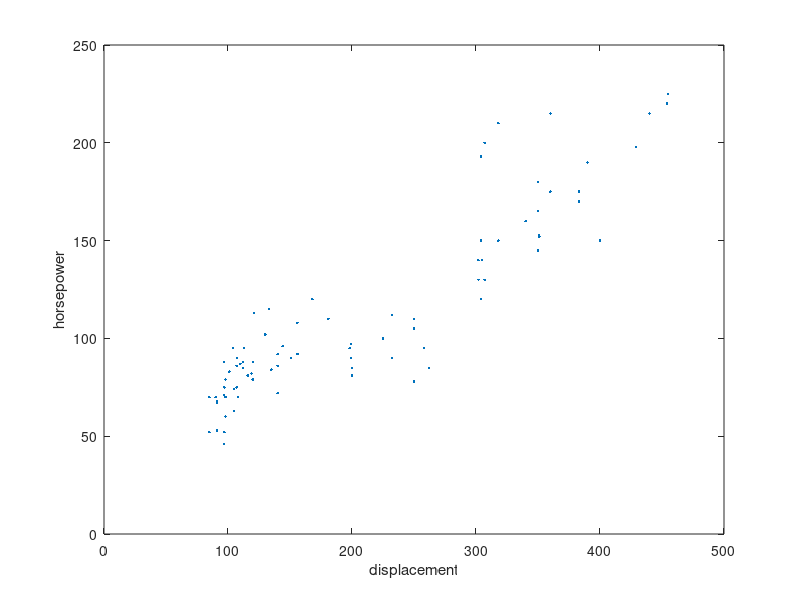

The MATLAB script that drew this image: (Note: this script raises an error after producing the figure.)
%% How to build a linear model
% linstats package provides a uniform mechanism for building any supported
% linear model. Once built the same model can be analyzed in many ways
% including least-squares regression, fit and lack-of-fit statistics,
% ANOVA (or ANACOVA), MANOVA (or MANACOVA)
% This tutorial will use several examples to show how to build different
% types of models.

%% Goals
% This is an introduction of how to build a model using linstats.
% It will describe how to use models with various types of predictor
% variables, such as continuous or categorical. It will explain how
% categorical variables are encoded and how to interpret the constructed
% model.
% Functions that work with the model will be illustrated as needed, 
% but will also be explained in more detail elsewhere.


%% Continuous predictor variable
%  say we want to construct a model where
%       y = beta(1) + beta(2)*x + e
%  where beta are unknown constants and x is a predictor variable
%  and e is an independent error term. 
%  In this context we may want to estimate the coefficients based on a set
%  of data. beta(1) is the overall mean response at x=0. and beta(2) is the
%  incremental increase in y as x increases by 1. 

%  In the carsmall example we want to learn something about
%  relationship between engine size and horsepower in cars currently on the
%  market. We let y be the horsepower and x be the displacement. A
%  plot would look like this

load carsmall
plot(Displacement, Horsepower,'.');
xlabel('displacement');
ylabel('horsepower');


%% Using encode for continuous variables
%  encode is the main function to build a linear model. The api is
%  straightforward enough, but a few conventions need to be known. They
%  will be explained as they are encountered throughout this tutorial

% Build a model containing a continuous variable
%   Horsepower = Beta(1) + Beta(2)*Displacement + e

glm = encode( Horsepower, 0, 1, Displacement );
% the first argument to encode is the response variable. It may
%      contain nans.
% the second argument indicates whattype of predictor variables are the
%      model. If it is empty encode will do its best to
%      figure out the type of variable by calling the function isdiscrete.
%      Above we used the code 0 to mean that the predictor is
%      continuous and it should be used as is. Other possible values are
%      discussed below
% the third argument specifies the model, that is, how the predictor
%      variables are combined. In this simple example we use the scalar
%      value 1 to mean 1st degree (no-interactions). More complex uses of
%      model are discussed below
% The output of encode is a complete model specification stored as a
% structure that I usually call glm. The fields of this structure will be
% explained as needed. The main thing that encode does in this case is
% build a model containing an coefficient for the intercept and the slope. 
% At this point we may want to estimate the coefficients. 

ls = solve( glm );
% ls is a structure that contains the least-squares estimates of each
% coefficient, plus other values that aren't needed right now

% draw the reference line
plot(Displacement, Horsepower,'.');
xlabel('displacement');
ylabel('horsepower');
h = refline( ls.beta(2), ls.beta(1) );
set(h,'color', 'k', 'linestyle', '-.');

% show the model illustrating the relationship of Displacment to the
% expected value of horsepower
text( 75,200, ...
    sprintf( '$\\hat{y}_i = %2.2f + %2.2fx_i$', ...
    ls.beta(1),ls.beta(2)), 'interpreter', 'latex', 'fontsize', 14 );


%% Using encode for categorical variables
%  A categorical variable is one that takes on discrete values. For
%  example, Color of Eyes might be treated as categorical variable, taking
%  on the levels Blue, Green, Gray. The function encode can be used to
%  build models that have categorical variables. I will use part of the
%  carsmall dataset to illustrate how categorical variables are encoded. In
%  the model I will develop, Country of Origin will be a factor and I will
%  determine whether there is a relationship between this variable and MPG.
%  Initially Country of Origin takes on the following levels
%     'France'
%     'Germany'
%     'Italy'
%     'Japan'
%     'Sweden'
%     'USA'
%  I will limit the data to France, Sweden and Italy to explain the concept
%  of encoding, but the principals work with any number of factor levels
load carsmall;                  % load the data
i = ismember( Origin, {'France', 'Sweden', 'Italy'} );  % find data
origin = Origin(i,:);       % limit origins
mpg    = MPG(i);            % limit responses
plot_table( crosstab2( origin ) );


%% overdetermined encoding of categorical variables
%  There are many ways to encode categorical variables. In the following
%  examples, I will show three ways that are supported by encode. I will
%  also explain the advantages of each form of encoding. The so-called
%  overdetermined form of encoding is the easiest to understand, so I will
%  start with it. I use this form whenever I am interested in estimating or
%  comparing the response of separate factor levels. It is also appropriate
%  for ANOVA models and is supported throughout the linstats package.

newplot
axis([0 1 0 1]);
set(gca,'xtick', [],'ytick',[]);
title( 'overdetermined encoding of categorical variables');

glm = encode( mpg, 3, 1, origin );
% Encoding categorical variables is similar to encoding continuous
% variable. The only differences is that the second argument is 3, which
% tells encode to use the the overdetermined form of encoding. In
% overdetermined form an indicator variable is created for each level of
% the categorical variable. In this example, the variable Origin has 3
% levels (Sweden, Germany and Italy) so three indicator variables are
% created. This adds three terms to a model that also has an intercept
% term.
% An indicator value takes on the values 1 or 0 in this style of encoding
% and can be thought of as a boolean switch for each observation. If the
% ith observation is from the jth level then X(i,j) is 1 otherwise it is
% zero. 
% The full equation is as shown with the name of each term above The
% predictor variables, X1..X4, take on the values of 0 or 1 and they act as
% a switch. For a given car exactly one of the Xs is equal to 1 and the
% remaining Xs are equal to zero.
newplot;
axis([0 1 0 1]);
text(0.05,.97, 'MPG  Intercept   France  Sweden   Italy   Error' );
line( [0.05 .7],  [.94 .94], 'linestyle', '-','color','k' );
text(0.05,.9, 'y_i =      \beta_1*X_i_1  +  \beta_2*X_i_2 + \beta_3*X_i_3 + \beta_4*X_i_4 + \epsilon_i' );
set(gca,'xtick',[],'ytick',[]);
h(1) = text(0.05,.8, '   i = 1..m car models examined');
h(2) = text(0.05,.7, '   X_i_1 = 1');
h(3) = text(0.05,.6, '   X_i_2 = 1 if y_i is from France, otherwise 0');
h(4) = text(0.05,.5, '   X_i_3 = 1 if y_i is from Sweden, otherwise 0');
h(5) = text(0.05,.4, '   X_i_4 = 1 if y_i is from Italy,  otherwise 0');

%% model design
% the model is encoded in a matrix called the design matrix, and is stored
% in glm.dmat. It is small enough to write out all the equations.
% The equation takes on the following form in matrix notation
% y = glm.dmat*beta + error
delete(h);
title('complete set of equations')
h = text(0.05,.6, sprintf('%d =     \\beta_1*%d   +   \\beta_2*%d   + \\beta_3*%d   + \\beta_4*%d   + \\epsilon_{%2d}\n',[glm.y glm.dmat (1:6)']'));

%% solving an overdetermined model
% Solving the equations for an overdetermined model uniquely is not
% possible. To create a unique solution that is meaningful, we apply a
% constraint so that the coefficients for each factor sum to 0. In this
% case these are beta(2)...beta(4). The interpretation of the solution is
% then easy. The first term is the grand mean and each of the other
% coefficients are are offsets from it. 
delete(h);
title('equations in matrix form');
h     = text( 0.05, .83, 'y = X*\beta' );
h(2)  = text( 0.05, .76, 'we need to solve for \beta' );


%% Singularity Warnings
% You may get warnings that a matrix is singular to working precision. This
% does not necessarily mean that answers are incorrect. It does mean that
% there is more than one solution, and whether this influences the answers
% you are interested in is a different question. having more than one
% possible least-squares solution means that the best-fit can be achieved
% with infinite number of coefficients. However, the predicted response is
% the same in all cases, so statistical inferences that are based
% on sums of the squared residuals aren't expected to change. Linstats is
% designed so that it will return answers where it can, otherwise it will
% return non-finite numbers. Whenever a singularity is encounter a warning
% is issued to let you know there maybe problems, particularly with the
% parameter estimates. 
%
% If you solve an overdetermined system of equations without
% the constraints matrix. This will produce a singularity warning. you can
% inspect the system and see why by calling issingular; The table reveals
% that without the constraints. the design matrix column for italy (the
% variable is called origin=Italy) is a combination of the other columns of
% the desgin matrix. Namely, Italy = intercept - France - Sweden.

figure('pos', [554 590 715 361]);
glm = encode( mpg, 3, 1, origin );
glm.cmat = [];   % remove constraint to cause singularity
[singular, b, c0, txt] = issingular( glm ); % find singularity
plot_table( {'singularity details'}, txt );



%% Constraints matrix
% The structure returned by encode contains a constraints matrix. A
% constraints matrix restrict the possible solutions so that certain
% coefficients sum to 0. Each row of the constraints matrix confines one
% group of coefficients. The column of the matrix refers to one of the
% coefficients in the model. In our example the constraints matrix, shown
% in the figure as cmat has four columns. One for the intercept, and one
% for each country of origin. The first value in cmat is zero meaning the
% first coefficient in the model can take on any value. The remaining
% values in the constraint are 1, indicating that the coefficients for the
% corresponding positions must sum to 0.
% To solve WITH a constraints matrix you can do either
%       solve(glm.dmat, glm.y, glm.cmat)   OR equivalently
%       solve(glm);                     % recommended, uses glm.cmat if it is present
% In either case a unique solution is found. You can see that the
% constraint was observed. 
%       beta(2)+beta(3)+beta(4) = 0;
% You can add any number of constraints if you wish
newplot
glm = encode( mpg, 3, 1, origin );
glm.ls = solve(glm);
h(2) = text( 0.2,.76, 'with the following constraints ');
h(3) = text( 0.10,.68,'$\sum_{j=2}^{4} \beta_{j} = 0$', 'interpreter', 'latex' );
h(4) = text( 0.05,.6, 'cmat = [0             1           1           1]' );
h(5) = text( 0.05,.5, 'solution' );
h(5) = text( 0.1,.3, sprintf('\\beta_%d = %2.2f\n', [(1:4)' glm.ls.beta]' ) );

% If you are interested in the average value of each level, which is
% sometimes called the marginal mean, because it takes into account other
% factors in the model, you can use lsestimates
m = lsestimates(glm);
h(3) = text( 0.1,.1, sprintf('France = %2.2f\nSweden = %2.2f\nItaly = %2.2f', m.beta(2:end)));


%% building a full rank (nominal) model
% Another way to encode categorical variables is a method that SAS/JMP
% calls nominal. I will illustrate it with using three variables in the
% model.  This form is appropriate to use when using an ANOVA model, and
% when you need a full-rank design matrix (e.g. regstats requires this).
% This form of encoding results in a smaller design matrix and may be
% somewhat faster for models with a very large number of factor levels. 
newplot
load carsmall;                  % load the data
i = ismember( Origin, {'Sweden', 'France', 'Italy'} );  % limit to three countries
origin = Origin(i,:);
mpg    = MPG(i);
glm = encode( mpg, 1, [], origin );
% the only difference between this and the overdetermined example is that
% the second argument is 1. This tells encode to treat the Origin as
% a categorical variable and specifically chooses the nominal form
% of encoding.
% In nomimal encoding, indicator variable are created for one less than
% the number of levels of the categorical variable. In this example, the
% variable origin has 3 levels (Sweden, France and Italy) so two indicator
% variables are created. This adds two terms to the model that also includes
% an intercept term.
% The full equation is as shown
% The variables X(1),X(2) take on the values of -1, 0 or 1 and when
% multiplied by the associated coefficients and added together the add
% up to the mean reponse for that factor level
% one fact that may not be obvious is that the encoding used here is a null
% space of the contraints matrix from the overdetermined form. Above the
% constraints matrix was [1 1 1] for the 3 levels of the only variable
% (origin). To see this multiple the constraints matrix times the encoding
% scheme matrix
%           [ 1 1 1] * [ -1 -1; 
%                         1  0; 
%                         0  1]  = 0;
% In fact, when solving an overdetermined form produced by encode, the
% design matrix in glm.dmat is multiplied by the null space of the
% constraints matrix, which in effect, produces a unique design matrix
% similar to that produced by the nominal encoding
                          
newplot;
axis([0 1 0 1]);
text(0.05,.97, 'MPG    Intercept    France/-Italy   Sweden/-Italy     Error' );
line( [0.05 .7],  [.94 .94], 'linestyle', '-','color','k' );
text(0.05,.9, 'y_i =      \beta_1*X_i_1    +    \beta_2*X_i_2 +    \beta_3*X_i_3   +    \epsilon_i' );
set(gca,'xtick',[],'ytick',[]);
h(1) = text(0.05,.8, '   i = 1..m car models examined');
h(2) = text(0.05,.73, '   X_i_1 = 1');
h(3) = text(0.05,.66, '   X_i_2 = 1 if y_i is from France, -1 if from Italy, otherwise 0');
h(4) = text(0.05,.59, '   X_i_2 = 3 if y_i is from Sweden, -1 if from Italy, otherwise 0');
h(5) = text(0.05,.52, '   cmat =   0   0    0   \betas are unconstrained' );
h(6) = text(0.05,.45, '   dmat =  X_1   X_2   X_3' );
h(7) = text(0.05,.24, sprintf('              %2d     %2d   %2d\n', glm.dmat' ) ); %#ok



%% Inspecting a model
% there are a couple of utilities that are useful for getting a textual
% representation of a model.
% The first is model2eqn. This function takes a model matrix and a vector
% of variable names and builds readable names for each model terms. This
% can also be used to describe the coefficient names. Actually, encode does 
% this when it calulcates glm.coeff_names. 
% The second tool is coeff2eqn. This function is useful to describe
% contrasts and you can find examples in lscontrast

newplot
tbl = table( {'model term'}, model2eqn(glm.model, glm.var_names) );
plot_table(tbl);
[x,y] = getAxisInset(.1,.9);
text(x,y, 'Using model2eqn to describe model terms');


%% solving a full rank model
%  Solving a full rank model is the same as solving an overdetermined
%  model. just call
%       glm.ls = solve(glm); OR equivalently
%       glm.ls = solve(glm.dmat, glm.y);
%  The solution in this case is unique even without constraints, but the
%  interpretion the coefficients for country of origin is slightly
%  more complicated. The least-squares mean estimate for France is beta(1) + beta(2)
%  for Sweden it is beta(1) + beta(3). and for Italy it is beta(1) -
%  beta(2) - beta(3);
%  The least squares estimated mean response for both countries is, of course,
%  the same value as before.
% delete(h);
newplot
h  = text( 0.05, .8, 'solving for \beta' );
glm.ls = solve(glm);
h(2) = text( 0.1,.6, sprintf('\\beta_%d = %2.2f\n', [(1:3)' glm.ls.beta]' ) );

L = [1  1  0;    % beta(1) + beta(2)            = France
     1  0  1;    % beta(1) + beta(3)            = Sweden
     1 -1 -1];   % beta(1) - beta(2) - beta(3)  = Italy

m = L*glm.ls.beta;
h(3) = text( 0.1,.4, sprintf('France = %2.2f\nSweden = %2.2f\nItaly = %2.2f', m));


%% building an ordinal model
% Another way to encode categorical variables is a method that SAS/JMP
% calls ordinal. It works like this.
i = ismember( Origin, {'Sweden', 'France', 'Italy'} );  % limit to three countries
origin = Origin(i,:);
mpg    = MPG(i);
glm = encode( mpg, 2, [], origin );
% Here the second input argument to encode is a 2. This tells encode to
% treat the Origin as a categorical variable and specifically chooses the
% nominal form of encoding.
% In nominal form indicators variable are created for one less than
% the number of levels of the categorical variable. In this example, the
% variable origin has 2 levels (Sweden and Germany) so one indicator
% variables is created. This adds one terms to the model that also includes
% an intercept term.
% Each new indicator variable would be ones for all the variables preceding
% it in the equation.
newplot;
axis([0 1 0 1]);
text(0.05,.97, 'MPG    Intercept    Sweden-France   Italy-Sweden     Error' );
line( [0.05 .7],  [.94 .94], 'linestyle', '-','color','k' );
text(0.05,.9, 'y_i =      \beta_1*X_i_1     +         \beta_2*X_i_2      +     \beta_3*X_i_3       +    \epsilon_i' );
set(gca,'xtick',[],'ytick',[]);
h(1) = text(0.05,.8, '   i = 1..m car models examined');
h(2) = text(0.05,.73, '   X_i_1 = 1');
h(3) = text(0.05,.66, '   X_i_2 = 0 if y_i is from France, otherwise 1');
h(4) = text(0.05,.59, '   X_i_2 = 0 if y_i is from France or Sweden, otherwise 1');
h(5) = text(0.05,.52, '   cmat =   0   0    0   \betas are unconstrained' );
h(6) = text(0.05,.45, '   dmat =  X_1   X_2   X_3' );
h(7) = text(0.05,.24, sprintf('              %2d     %2d   %2d\n', glm.dmat' ) );

%% Solving an ordinal model
%  Solving this model is done the same way as every other model. just call
%       glm.ls = solve(glm); OR equivalently
%       glm.ls = solve(glm.dmat, glm.y);
%  The solution in this case is unique even without constraints, but the
%  interpretion the coefficients for country of origin is more complicated
%  The least-squares mean estimate for France is beta(1)
%  for Sweden it is beta(1) + beta(2) and for Italy it is beta(1) +
%  beta(2) + beta(3); The least squares estimated mean response all countries
%  is, of course, the same value as before.
%  As you can see each coefficient is related to the previous coefficients
%  in the same factor. It is appropriate to use ordinal model when the
%  different factor levels are qualitative and have a natural ordering. 
%  For example, small, medium and large. This way the coefficients will be
%  relative to the next smaller level. When using ordinal models it is best
%  that the factors be numberic. The reason for this is that the
%  design matrix is automatically built correctly for numerical data since
%  it sorts in an intuitive fasion. If your nominal levels were text, then
%  the model will be built in the order of occurence of the factors. 
delete(h);
h  = text( 0.05, .8, 'solving for \beta' );
glm.ls = solve(glm);
h(2) = text( 0.1,.6, sprintf('\\beta_%d = %2.2f\n', [(1:3)' glm.ls.beta]' ) );

L = [1  0  0;   % beta(1)                     = France
    1  1  0;   % beta(1) + beta(2)           = Sweden
    1  1  1];  % beta(1) + beta(2) + beta(3) = Italy

m = L*glm.ls.beta;
h(3) = text( 0.1,.4, sprintf('France = %2.2f\nSweden = %2.2f\nItaly = %2.2f', m));

%% Models with more than one explanatory variable
% models with more than one variable are dealt with easily
% using carsmall example, say that we want to explore the effect of
% model_year on mpg, but to take into account the categorical variable
% cyclinders. 
% This is done as follows
load carsmall
ModelYear = Model_Year;
glm = encode( MPG, 3,1,ModelYear, Cylinders);
% the second input to encode is a 3, telling encode to use overdetemined
% form for all the variables, we could also have used a 1 for nominal or a
% 2 for ordinal encoding. The 3rd input is a 1, which tells encode to use a
% first degree model that considers only the main effect of model_year and
% cylinders, but does not include interactions between model_year and
% cylinders. 
% this model is solved like all the others
glm.ls = solve(glm);

% you can plot the results using iplot.
% this shows the average mpg for the first term in the equation, which in
% this case is ModelYear
iplot( glm, 1 );


%% Models with both categorical and continuous variables
% It is relatively common that both categorical and continuous variables
% exist in the same model. I'll show how encode supports this with the
% carsmall example
% lets say we want to see how mpg has changed over time, but we also want
% to account for changes in acceleration
% We might try a model like this
%   mpg = model_year + acceleration  + model_year*acceleration + error
% this is our first example of using different encodings in the same model
% and the first example of a higher degree model.
%
load carsmall
ModelYear = Model_Year;
glm = encode( MPG, [3 0], 2, ModelYear, Acceleration );
% In this case the second input argument is a vector, one element for each
% variable in the model
% The meaning of each element is as before. In this case ModelYear is
% encoded in overdetermined form and Acceleration is treated as a
% continuous variable. 
% The model could be solved as above by calling solve, but in this case I
% will call mstats, which also does a test each each coefficient to see
% whether it is different from 0. 
% If you compare the coefficients to matlabs aoctool you will find that
% they are the same. 
stats = mstats(glm);                % solve and perform tests
tbl = estimates_table( stats );     % build a standard table
figure                              % new figure
set(gcf, 'pos', [46   318   880   642]);    %bigger than usual
plot_table(tbl);                    % plot table in figure window

%% Custom Models 
% The 3rd input argument to encode controls how the variables are confined
% to build the terms of the model. The simplest use is as a scalar. If
% model is a scalar it builds refers the highest degree interaction in the
% model, and will use factorial design up to that degree. In this context 0
% has a special meaning. A 0 means to build a 1st degree model without an
% intercept. 
% Model can also be a matrix. The columns of the matrix refer to each
% potential variable in the model. Each rows describes a term in the model.
% Here are some examples. In table 1
model = lmodel(2,2);    % build model for 2 variables, full factorial to 
                        % degree 2, this would be as setting the 3rd 
                        % argument to encode to 2.
load carsmall
ModelYear = Model_Year;
glm   = encode( MPG, 3, model, ModelYear, Origin );
terms = model2eqn( glm.model, glm.var_names );
plot_table( table( ['term', glm.var_names'], terms, model ) );

%% More complex custom model
% model can contain any combination of variables that you want to include
% in the model. It may sometimes be useful to construct models that contain
% only the interaction term for example. 
model = [ 0 0; 1 1];    % interaction plus an intercept
load carsmall;
ModelYear = Model_Year;
glm   = encode( MPG, 3, model, ModelYear, Origin );
terms = model2eqn( glm.model, glm.var_names );
plot_table( table( ['term', glm.var_names'], terms, model ) );
[x,y] = getAxisInset(.13,.85);
text(x,y,'Table 1. Model matrix', 'fontsize', 14);


%% Missing values
% encode uses listwise deletion to deal with missing values
% if a response (or factor level information) is mising for an observation.
% That observation is removed.
load carbig;

nobs      = length(MPG);   % original input size
nmissing  = sum(isnan(MPG)); % number of missing values
glm       = encode(MPG);     % very trivial use of encode that builds a 
                             % model with only an intercept. It will still
                             % remove observations with any missing
                             % information
tbl = table( {'' ''}, ...
     {'length before encode', 'number missing', 'length after encode'},...
     [nobs nmissing length(glm.y)] );
                             
plot_table(tbl);


%% Multiple Response Variables
% Models with multiple response are encoded the same way as above using a
% matrix as the 1st input argument to encode. As before each row is an
% observation and each column is a variable that was observed or measured.
% Models with multiple response can be treated either as a set of
% independent variables, as is the case with univariate methods. 
% Or they can be treated as a group of related variables. In either case
% the model is the same and the difference is in which function is
% called with the model. e.g. anova(glm) is univariate while manova(glm) 
% is multivariate
% Using the carsmall example
load carsmall;
y = [MPG Acceleration Weight Displacement];
glm = encode(y, 3, 1, Origin );

% you can solve for each column separately
% now we can solve as usual
lsq = solve(glm);

tbl = table( {'source', 'MPG', 'Acc', 'Weight', 'Displacement'}, ...
             lsq.source, lsq.beta );
plot_table( tbl);

%% Missing Values with Multiple Responses
% Remember that encode uses listwise deletion. If an observation is missing
% data on any of the columns, then the entire observation is removed. If
% you have many variables that are peppered with missing values, you may be
% removing more observations than you want to. 
% There is a mechanism built into encode that can help deal with this.
% Instead of listwise deletion, you may prefer ignoring some of
% the variables. This can be done as shown in the code below. 
% 

% calling encode without the reponse variable skips the listwise
% deletion of missing responses
glm = encode([], 3, 1, Origin);

% now set the response. Still use glm.missing to do listwise deletion
% of observations that have NaNs in an explanatory variable (if any)
% Because an explanatory variables applies to every response variable it
% makes sense to do listwise deletions of these. 
glm.y = y(~glm.missing,:);        % add reponses (only MPG has missing 
                                  % values)
lsq = solve(glm);                 % solves for each column separately
tbl = table( {'source', 'MPG', 'Acc', 'Weight', 'Displacement'}, ...
             lsq.source, lsq.beta );
plot_table( tbl);           

%% Imputing missing values (I)
% if listwise deletion and variable deletion aren't what you want, then you
% may impute missing values using a model-based approach. 
% You will notice that the estimated coefficients for MPG are the same as
% the first table because the imputed values use the within-group mean as
% the replacement value. The other variables have the same coefficients as
% the second table because no listwise deletion was performed. 
glm   = encode( [], 3,1,Origin ); % no reponse
glm.y = impute(y, glm);    % impute the missing values (if possible)
lsq   = solve(glm);                   % solves for each column separately
tbl   = table( {'source', 'MPG', 'Acc', 'Weight', 'Displacement'}, ...
             lsq.source, lsq.beta );
plot_table( tbl);      


%% Imputing missing values (II)
% you might consider adding some random noise to the imputed values
% otherwise the mean-square error will be underestimated. If you are only
% after the estimates of the coefficients, then this may not be necessary,
% but if you want to do some sort of inference, then this may be important.
% Here is one way to add noise. You'll notice in the table below that the
% estimates for the MPG are different than before. The estimates for the
% other columns are the same as without listwise deletion because we're not
% adding noise to them. 


% The 2nd return from impute can be used to
% find which values were imputed. 
[glm.y missing] = impute(y, glm);    % impute the missing values 
[nobs, nvars] = size(missing);
nmissing = sum(missing);


% estimate the mean square error for each variable
lsq = mstats(glm);     

% recalculate std as if the missing values were removed the imputed values
% won't increase the sum of squares for the error because the imputed
% values are equal to the mean. Thus all we need to do is recompute the
% mean square error using the correct degrees of freedom
std =  sqrt( lsq.sse./(lsq.dft - nmissing) );

% generate noise based on the estimated std
e = normrnd( zeros( nobs, nvars ), repmat(std,nobs,1));

% add noise to only the imputed observations
glm.y(missing) = glm.y(missing) + e(missing);

lsq   = solve(glm);                   % solves for each column separately
tbl   = table( {'source', 'MPG', 'Acc', 'Weight', 'Displacement'}, ...
             lsq.source, lsq.beta );
plot_table( tbl);  


%% Nested models
% it is possible to build nested models, but you have to manually set up
% the constraints matrix and maybe the tests. This tool offers little help to
% uninitiated for building such models. Hint: a nested model is also called
% a heirarchical model. The inner terms contain and explain all of the
% effects of the outer terms. You'll need to build a set of models that
% tests the inner terms in terms of the outer models

%% Nested data
% I have three examples using a artificial dataset 
% nested has a response = outer + inner(outer) + other + e
% The factor data called inner contains the effects of outer, because it is
% completely nested within outer. If you knew the level of the factor inner, you can
% infer the level of factor outer
load nested

% the data
plot_table( table( {'reponse', 'outer', 'inner', 'other'}, [y outer inner other] ));

%% Setting up unnested model on nested data
% If you try to analyze the unnested model, 
%       response = outer + inner + other 
% using an ANOVA several warnings will be issued about singular matrices.
% Also, anova will not be give inferences on the outer term. This is
% because there is no more variance to explain if inner is already in the
% model.

% first, here is the standard unnested model
glm = encode( y, 3,1, outer, inner, other );
a    = anova(glm);

plot_table( anova_table(a) );
[xx,yy] = getAxisInset(0.1,.95);
text(xx,yy,'Attempted ANOVA from model outer + inner + other');

%% Setting up a nested model
% The reason why there is no more variance to explain is that we let the
% coefficients for inner take on any values that sum to 0 across all 6
% levels of inner. What we intend to do in a nested model is constrain
% the coefficients so that they sum to zero within the term they contain.
% Below is a table showing the constraints for a standard and nested model
figure
plot_table( table( ['coeff'; glm.coeff_names], 1:4, glm.cmat)');
[xx,yy] = getAxisInset(0.1,.95);
text(xx,yy,'Constraints from model outer + inner + other');

figure
% set up constraints 
cmat  = zeros( 4, length(glm.coeff_names ));     
cmat(1,glm.terms==1) = 1;       % outer sums to 0
cmat(2,glm.terms==3) = 1;       % other sums to 0
cmat(3,4:6)          = 1;       % inner(outer==1) sums to 0
cmat(4,7:9)          = 1;       % inner (outer==2) sums to 0
glm.cmat = cmat;                % save it
glm.df0(2) = 4;                 % correct df for the nested term
plot_table( table( ['coeff'; glm.coeff_names], 1:4, glm.cmat)');
[xx,yy] = getAxisInset(0.1,.95);
text(xx,yy,'Constraints from model outer + inner(outer) + other');

%% Solving a nested model I
% You can solve this nested model and get the same results as SAS/JMP using
% the following code. SAS/JMP uses a sstype III as shown even in a
% heirarchical model. They undoubtedly have a reson for this, but
% my inituition suggests it makes more sense to leave out the inner terms
% when calculating the effect of the outer terms. You can use this later
% method using custom tests in the anova (see below). 

figure
a = anova(glm);
plot_table( anova_table( a )  );
[xx,yy] = getAxisInset(0.1,.95);
text(xx,yy,'SAS/JMP approach to nested model (sstype III)');


% Sequential tests
% outer effect without the inner given that other is in the model
% inner effect given that outer and other in the model
% then other given that outer and inner are in the model

[tests,reference] = gettests(glm);
tests(1,2) = 1;         % drop inner from the first model
                        % it now has only the "other" effect
reference(1) = 2;       % compare the first model to the second
                        % which has outer and other effects
                       
figure
a = anova(glm, tests,reference);
plot_table( anova_table( a )  );
[xx,yy] = getAxisInset(0.1,.95);
text(xx,yy,'My approach to nested model');
















